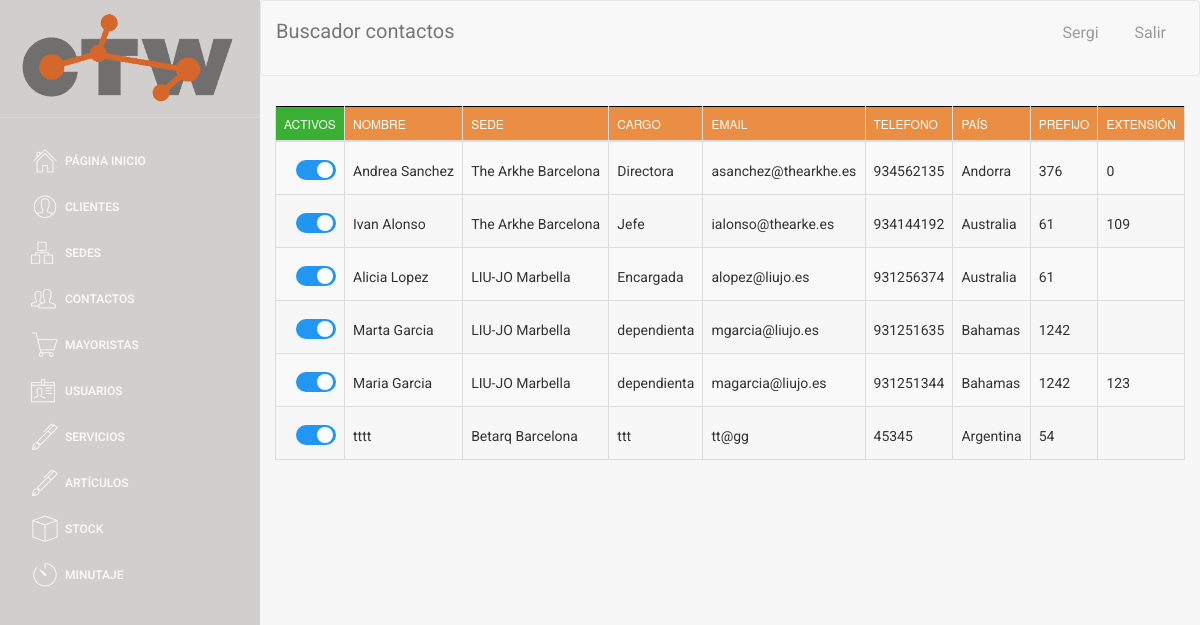
Before: /buscador/buscador_contactos.php (signed in) with the older database file.
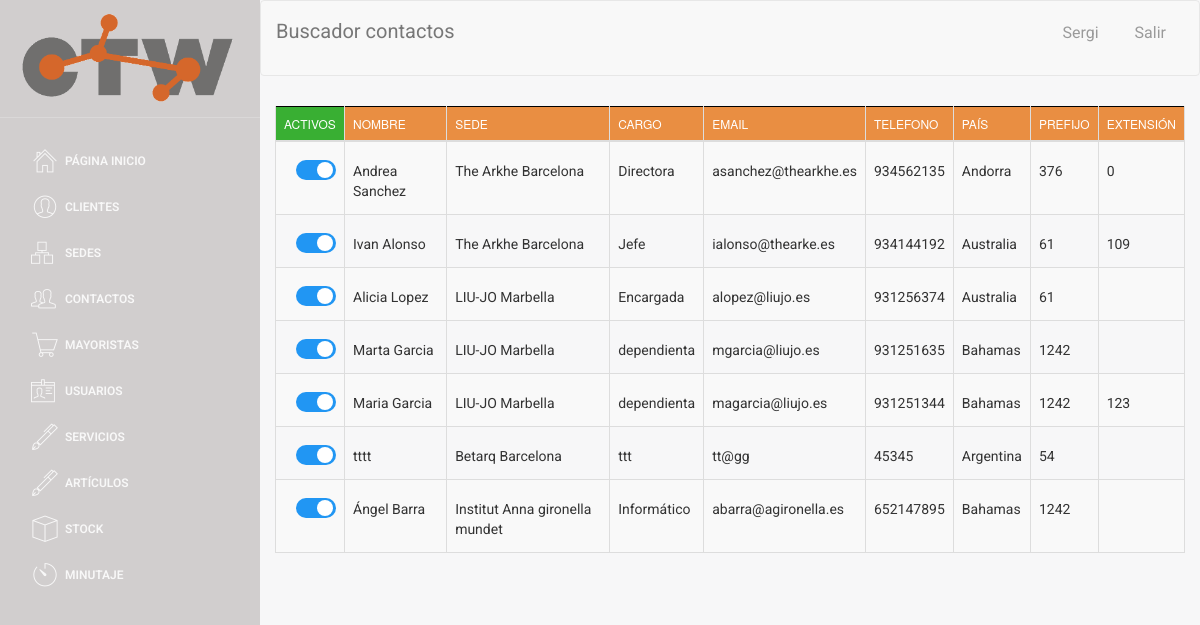
After: the same page with the newer database file.
### tables this page shows
CREATE TABLE `CONTACTO` (
  `ID_CONTACTO` int(4) NOT NULL,
  `nombre` varchar(50) NOT NULL,
  `ID_sede` int(4) DEFAULT NULL,
  `cargo` varchar(35) NOT NULL,
  `email` varchar(25) NOT NULL,
  `telefono` int(9) NOT NULL,
  `pais` varchar(30) DEFAULT NULL,
  `prefijo` int(5) DEFAULT NULL,
  `extension` int(10) DEFAULT NULL,
  `activo` tinyint(4) NOT NULL DEFAULT '1'
);

CREATE TABLE `SEDE` (
  `ID_SEDE` int(5) NOT NULL,
  `NIF_cliente` varchar(9) DEFAULT NULL,
  `nombre` varchar(40) DEFAULT NULL,
  `ubicacion` varchar(50) DEFAULT NULL,
  `ciudad` varchar(25) NOT NULL,
  `codigo_postal` varchar(10) NOT NULL,
  `calle` varchar(30) NOT NULL,
  `numero` varchar(8) NOT NULL,
  `telefono` int(9) NOT NULL,
  `pais` varchar(30) DEFAULT NULL,
  `prefijo` int(5) DEFAULT NULL,
  `activo` tinyint(1) NOT NULL DEFAULT '1'
);

### web/assets/php/selects.php (called while the page is built, shortened)
<?php
function select_all_contacto()
{
    $conn = connect();
    $sql = "SELECT *
    FROM CONTACTO";
    $data = $conn->query($sql);
    return $data;
}
function select_nombre_sede($ID_sede)
{
    $conn = connect();
    $sql = "SELECT nombre
    FROM SEDE WHERE ID_SEDE = '" . $ID_sede . "'";
    $data = $conn->query($sql);
    $row = $data->fetch_assoc();
    $nombre_sede = $row['nombre'];
    return $nombre_sede;
}

### web/buscador/buscador_contactos.php (the view, shortened to what the changed rows need)
<!doctype html>
<?php
include('../assets/php/selects.php');
include('../assets/php/functions.php');
if($_SESSION["login_done"]==true){
?>
<html lang="en">
<head>
</head>
<body>
<div class="wrapper">
    <div class="main-panel">
        <div class="content">
            <div class="container-fluid">
                <div class="row">
                    <div >
                        <div >
                            <table id="buscador_contacto" class="table table-striped table-bordered">
                                    <thead>
                                        <tr>
                                            <th style="background-color: #39AF33; width: 3px;">Activos</th>
                                            <th>Nombre</th>
                                            <th>Sede</th>
                                            <th>Cargo</th>
                                            <th>Email</th>
                                            <th>Telefono</th>
                                            <th>País</th>
                                            <th>Prefijo</th>
                                            <th>Extensión</th>
                                        </tr>
                                    </thead>
                                    <tbody>
                                    <?php
                                    $data = select_all_contacto();
                                    if ($data->num_rows > 0) {
                                        while ($row = $data->fetch_assoc()) {
                                            $pk = $row['ID_CONTACTO'];
                                            ?>
                                                    <tr id="<?php echo $row['ID_CONTACTO']; ?>">
                                                        <?php checkbox_contacto($row['activo'],$row['ID_CONTACTO']  )?>
                                                        <td><label style="margin-top: 11px;"><a href="#" class="nombre" data-pk=<?php echo "\"$pk\""; ?>><?php echo $row['nombre']?> </a></label></td>
                                                        <td><label style="margin-top: 11px;">
                                                        <a href="#" class="sede" data-pk=<?php echo "\"$pk\""; ?>>
                                                        <?php
                                                        $id_sede = $row['ID_sede'];
                                                        $nombreSede = select_nombre_sede($id_sede);
                                                        echo $nombreSede;
                                                        ?>
                                                        </a></label></td>
                                                        <td><label style="margin-top: 11px;"><a href="#" class="cargo" data-pk=<?php echo "\"$pk\""; ?>><?php echo $row['cargo']?> </a></label></td>
                                                        <td><label style="margin-top: 11px;"><a href="#" class="email" data-pk=<?php echo "\"$pk\""; ?>><?php echo $row['email']?> </a></label></td>
                                                        <td><label style="margin-top: 11px;"><a href="#" class="telefono" data-pk=<?php echo "\"$pk\""; ?>><?php echo $row['telefono']?> </a></label></td>
                                                        <td><label style="margin-top: 11px;"><a href="#" class="pais" data-pk=<?php echo "\"$pk\""; ?>><?php echo $row['pais']?> </a></label></td>
                                                        <td><label style="margin-top: 11px;"><a href="#" class="prefijo" data-pk=<?php echo "\"$pk\""; ?>><?php echo $row['prefijo']?> </a></label></td>
                                                        <td><label style="margin-top: 11px;"><a href="#" class="extension" data-pk=<?php echo "\"$pk\""; ?>><?php echo $row['extension']?> </a></label></td>
                                                    </tr>
                                        <?php
                                                 }
                                            } else {
                                                 echo "0 results";
                                            }
                                        ?>
                                    </tbody>
                                </table>
                        </div>
                    </div>
                </div>
            </div>
        </div>
    </div>
</div>
</body>
</html>
<?php
}else{
    echo "false";
    header("location:../index.php");
}
?>

### web/assets/php/functions.php (shortened to what the changed rows need)
<html>
    <?php
function checkbox_contacto($activo, $ID_CONTACTO)
{
    if ($activo == 0) {
        echo "<td><label style=\"margin-top: 10px; margin-left:12px;\" class=\"switcha\" ><a class=\"checkbox_activo\">&nbsp;0</a><input  type=\"checkbox\" onchange=\" onchange_contacto($ID_CONTACTO, $activo)\"><div  class=\"slider rounda\"></div></label></td>";
    } else {
        echo "<td><label style=\"margin-top: 10px; margin-left:12px;\" class=\"switcha\"><a  class=\"checkbox_activo\">&nbsp;1</a><input  type=\"checkbox\" checked onchange=\" onchange_contacto($ID_CONTACTO, $activo)\" ><div  class=\"slider rounda\"></div></label></td>";
    }
}
?>
</html>

Changed rows visible on the page:
added contacto: nombre "Ángel Barra", ID_sede.nombre "Institut Anna gironella mundet", cargo "Informático", email "abarra@agironella.es", telefono "652147895", pais "Bahamas", prefijo "1242"
